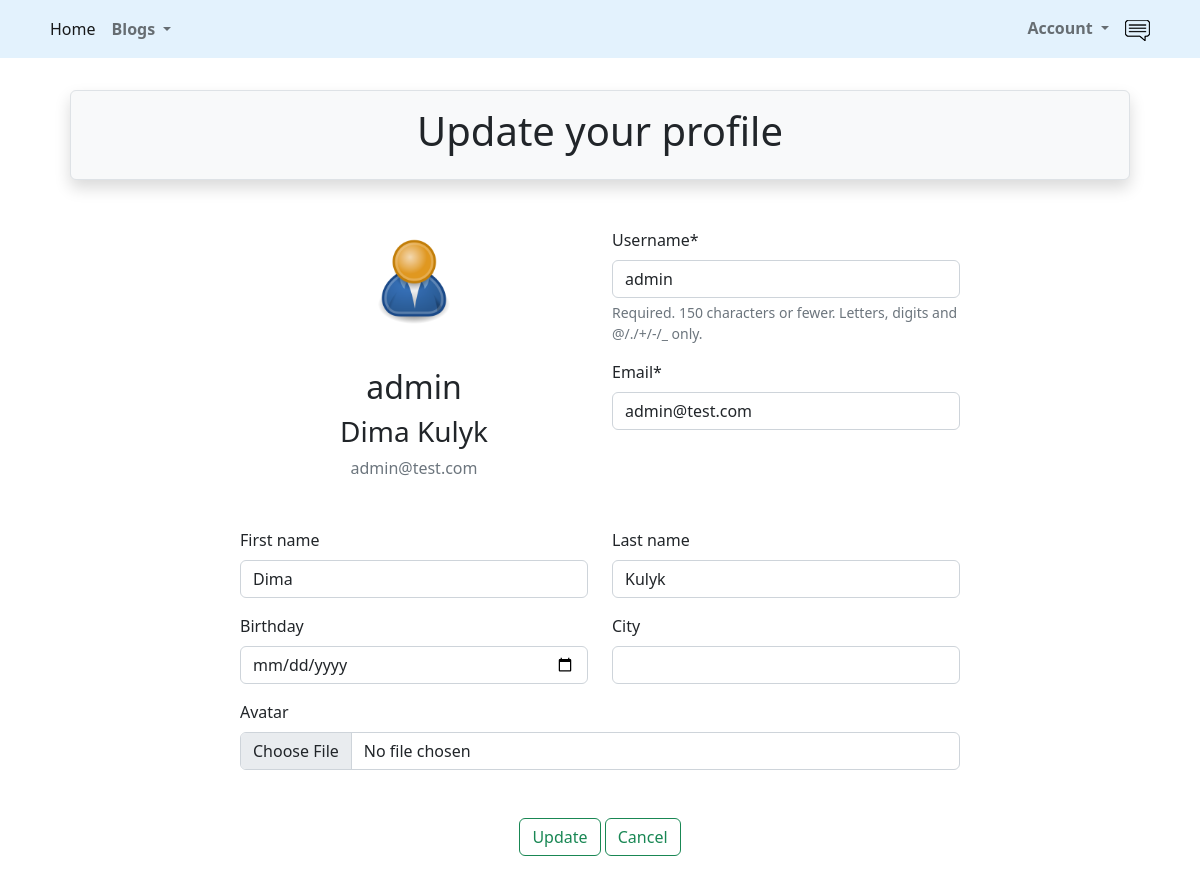
/accounts/profile/update/ (signed in), run on an earlier commit of the app's database.
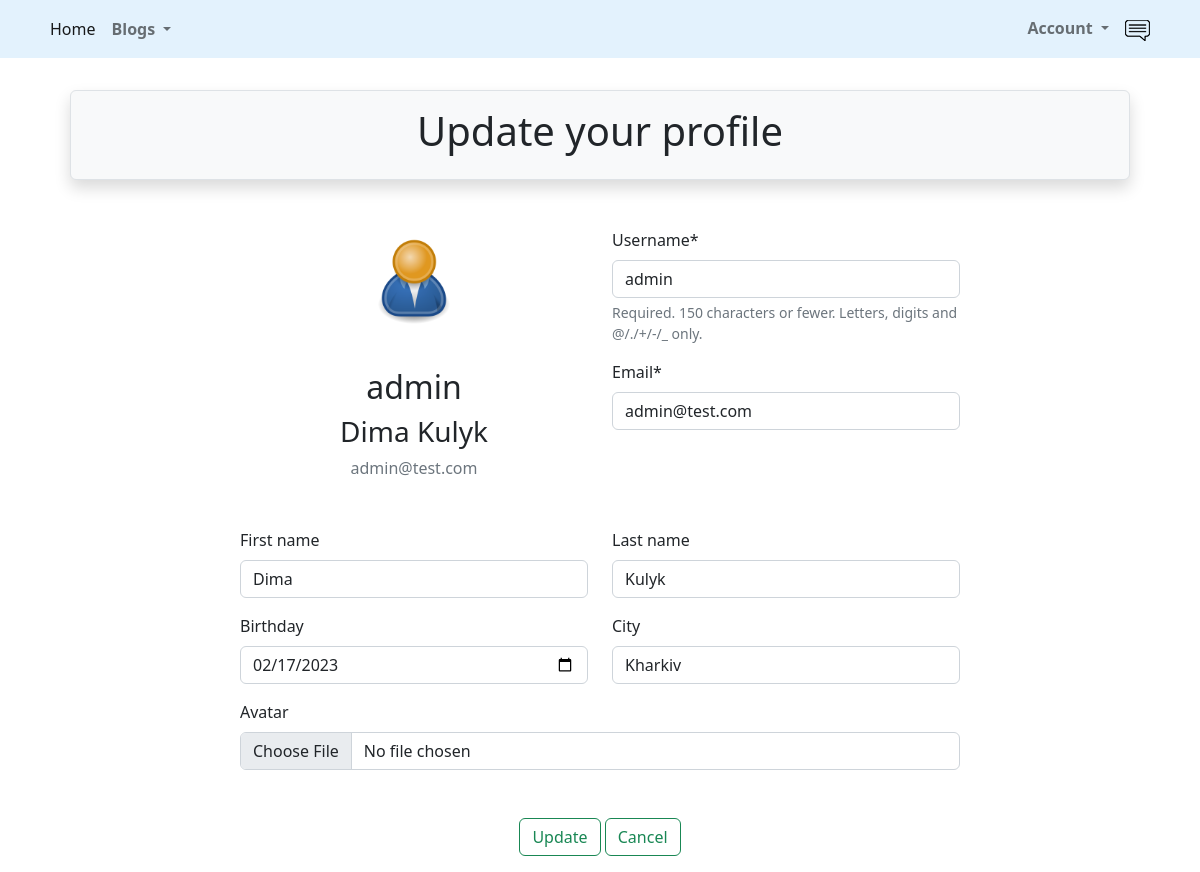
And on a later commit of the database.
### src/accounts/models.py (models this page shows, shortened)
class User(AbstractUser):
    is_activated = models.BooleanField(default=True, db_index=True)
    avatar = models.ImageField(upload_to=avatar_place, default='profile/default.png')
    birthday = models.DateField(null=True, blank=True)
    city = models.CharField(max_length=50, null=True, blank=True)
    class Meta(AbstractUser.Meta):
        db_table = 'user'

### src/accounts/views.py (the view, shortened to what this page needs)
# urls.py: path('profile/update/', UserUpdateView.as_view(), name='profile_update'),
class UserUpdateView(LoginRequiredMixin, UpdateView):
    template_name = 'accounts/user_update.html'
    model = get_user_model()
    success_url = reverse_lazy('accounts:profile')
    form_class = UserUpdateForm
    def get_object(self, queryset=None):
        return self.request.user

### src/accounts/forms.py
class UserUpdateForm(UserChangeForm):
    avatar = forms.ImageField(required=False, widget=widgets.FileInput())
    birthday = forms.DateField(required=False, widget=widgets.DateInput(attrs={'type': 'date'}))
    email = forms.EmailField(required=True)
    class Meta:
        model = get_user_model()
        fields = (
            'username',
            'first_name',
            'last_name',
            'email',
            'birthday',
            'city',
            'avatar'
        )

### src/accounts/templates/accounts/user_update.html (shortened to what this page needs)
{% extends 'base.html' %}
{% load crispy_forms_filters %}
{% load crispy_forms_field %}
{% block header %}
    Update your profile
{% endblock %}
{% block content %}
    <form method="post" enctype="multipart/form-data">
        <div class="row">
            <div class="col-2"></div>
            <div class="col">
                <div class="row">
                    <div class="col-6 text-center">
                        <div class="media">
                            <div class="img-circle.vert">
                                <img class="rounded-circle p-1 m-1" width="100" height="100" src="{{ user.avatar.url }}"
                                     alt="avatar">
                            </div>
                            <div class="media-body p-3 m-3">
                                <h2 class="account-heading">{{ user.username }}</h2>
                                <h3 class="account-heading">{{ user.first_name }} {{ user.last_name }}</h3>
                                <p class="text-secondary">{{ user.email }}</p>
                            </div>
                        </div>
                    </div>
                    <div class="col-6">
                        {{ form.username|as_crispy_field }}
                        {{ form.email|as_crispy_field }}
                    </div>
                </div>
                <div class="row">
                    <div class="col-6">
                        {{ form.first_name|as_crispy_field }}
                    </div>
                    <div class="col-6">
                        {{ form.last_name|as_crispy_field }}
                    </div>
                </div>
                <div class="row">
                    <div class="col-6">
                        {{ form.birthday|as_crispy_field }}
                    </div>
                    <div class="col-6">
                        {{ form.city|as_crispy_field }}
                    </div>
                </div>
                <div class="row">
                    <div class="col">
                        {{ form.avatar|as_crispy_field }}
                    </div>
                </div>
                <div class="mt-3 mb-3 text-center">
                    <input class="btn btn-outline-success mt-3" type="submit" value="Update">
                    <a class="btn btn-outline-success mt-3" href="{% url 'accounts:profile' %}">Cancel</a>
                </div>
            </div>
            <div class="col-2"></div>
        </div>
    </form>
{% endblock %}

What changed in the data, as far as the page shows it:
changed User "admin": birthday (not shown) → "02/17/2023"; city (not shown) → "Kharkiv"
